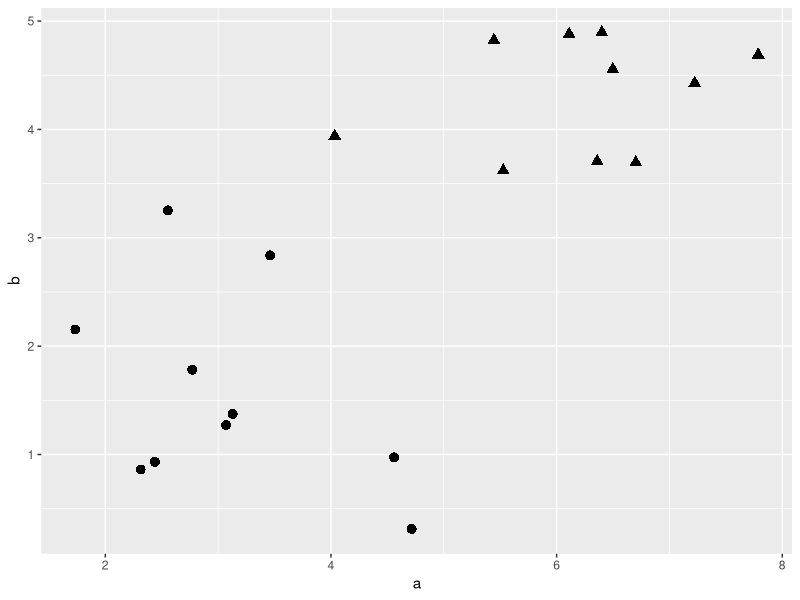
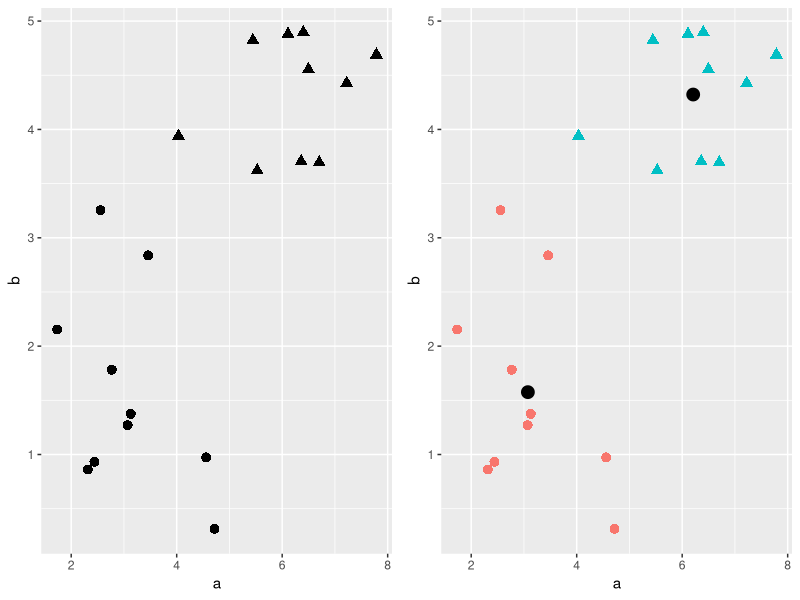
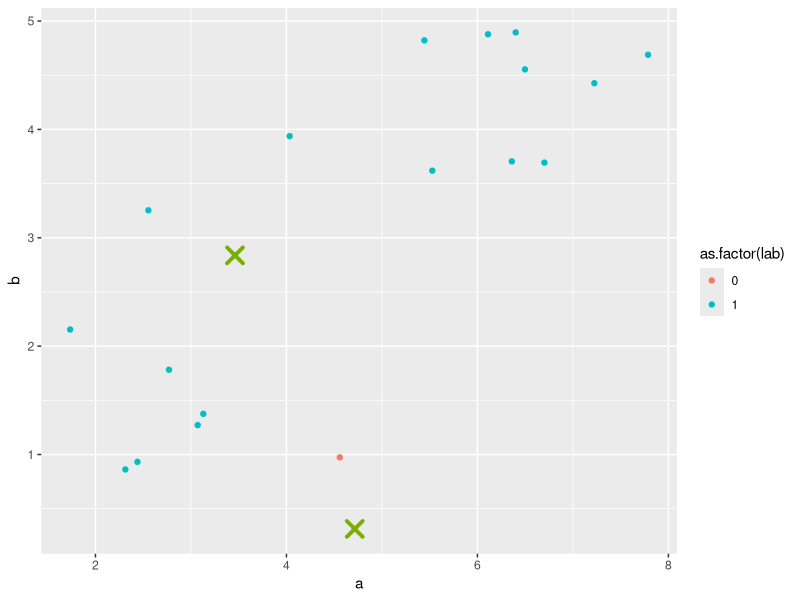

Source code (R) for these figures, in order: (Note: this script raises an error after producing the figures.)
## ---- chunk 1
knitr::opts_chunk$set(echo = FALSE, ffmpeg.format = "gif")
library(magrittr)
library(ggplot2)
library(gganimate)
set.seed(123)
## ---- chunk 2
# simulate data
a <- c(rnorm(10, 3), rnorm(10,6))
b <- c(rnorm(10, 2), rnorm(10,4))
l <- c(rep(0,10), rep(1,10))
mat <- cbind(a,b,l) %>% as.data.frame()
rm(a,b,l)

#unclustered plot
unClust <-
      ggplot(mat,aes(x = a, y = b))+
      geom_point(aes(shape = as.factor(l)), size = 3)+
      theme(legend.position='none')

unClust

## ---- chunk 3
#clustering (kmeans)
clust <- kmeans(mat[,1:2],2)
mat$lab <- clust$cluster

addClust <-
      ggplot(mat,aes(x = a, y = b, color = as.factor(lab)))+
      geom_point(aes(shape = as.factor(l)), size = 3)+
      geom_point(data = as.data.frame(clust$centers),
                 aes(x=a, y=b),
                 size = 4,
                 inherit.aes = FALSE)+
      theme(legend.position='none')

gridExtra::grid.arrange(unClust, addClust, ncol=2)

## ---- chunk 4
clustList <- list()
points = 6:7
cenList <- list(mat[points,1:2])
# this should be random = sample

for(i in 1:10){
      # base table
      clustList[[i]] <- mat[,1:2]
      
      # update centers
      if (i > 1) {
            clustList[[i]] <- rbind(clustList[[i]], centroids)
            points = 21:22
            cenList[[i]] <- centroids
      }
      
      # find the distances
      dist(clustList[[i]]) %>% 
            as.matrix -> distMat
      
      clustList[[i]]$iter <- i
      
      clustList[[i]]$lab <-
            (distMat[points[1],] - distMat[points[2],] > 0) %>%
            as.numeric()
      
      # remove centroids
      clustList[[i]] <- clustList[[i]][1:20,]
      
      # if no change of labels => break
      if(i > 1){
            if(sum(clustList[[i]]$lab == clustList[[i-1]]$lab) == 20){
                  break()            
            }
      }
      
      # calculate centroids
      centroids <- aggregate(. ~ lab, clustList[[i]], mean)[,c("a","b")]
}

# rbind all list content
clustData <- do.call(rbind.data.frame, clustList)
centData <- do.call(rbind.data.frame, cenList)
centData$iter <- rep(1:4, each = 2)

# plot first iteration
ggplot(clustList[[1]], aes(x= a, y = b, color = as.factor(lab)))+
      geom_point()+
      geom_point(data = cenList[[1]], shape = 4, size = 4, stroke = 2, color = "#7CAE00")

## ---- chunk 5
kMeanPlot <-
      ggplot(clustData, aes(x= a, y = b, color = as.factor(lab), frame = iter))+
      geom_point()+
      geom_point(data = centData, shape = 4, size = 4, stroke = 2, color = "#7CAE00")

gganimate(kMeanPlot)
## ---- chunk 6
ggplot(clustList[[length(clustList)]], aes(x= a, y = b, color = as.factor(lab)))+
      geom_point()+
      geom_point(data = cenList[[length(cenList)]],
                 shape = 4,
                 size = 4,
                 stroke = 2,
                 color = "#7CAE00")
## ---- chunk 7
# how many points to use?
rowsN <- 20

# distance matrix
dist(mat[1:rowsN, 1:2], diag = F) %>% 
      as.matrix() -> distMat

# largest distance to the diagonal = (item1,item1) combinations
diag(distMat) <- max(distMat) + 1

index <- order(distMat)

hclustList <- list()

for (i in 1:200) {
      hclustList[[i]] <- mat[1:rowsN,1:2]
      
      # import labels from previous iteration
      if(i == 1){
            hclustList[[i]]$lab <- 0
      } else {
            hclustList[[i]]$lab <- hclustList[[i-1]]$lab
      }
      
      # mark iteration
      hclustList[[i]]$iter <- i
      
      # which items are closest?
      rInd <- (index[2*i] %/% rowsN) + 1
      cInd <- index[2*i] %% rowsN
      
      # exception (if divisible, return max)
      if(cInd == 0){
            cInd <- rowsN
      }
      
      # find labels and relabel
      preClust <- hclustList[[i]][c(rInd,cInd),"lab"] %>% unique()
      

      if (max(preClust) == 0) {
            # no previous labels
            hclustList[[i]][c(rInd,cInd),"lab"] <- i
      } else {
            # merge labels
            hclustList[[i]][c(rInd,cInd),"lab"] <- max(preClust)
            preClust <- preClust[!preClust == 0]
            hclustList[[i]][hclustList[[i]]$lab %in% preClust,"lab"] <- 
                  max(preClust)
      }
      
      # all clustered?
      unLab <-
            hclustList[[i]]$lab %>% 
            unique() %>% 
            length()
      
      if(unLab == 1){
            break
      }
}

hclustData <- do.call(rbind.data.frame,hclustList)

ggplot(data = hclustList[[1]],
       aes(x = a, y = b, color = as.factor(lab), frame = iter))+
      geom_point(size = 4)+
      theme(legend.position='none')
## ---- chunk 8
hclustPlot <-
      ggplot(data = hclustData,
             aes(x = a, y = b, color = as.factor(lab), frame = iter))+
      geom_point(size = 3)+
      theme(legend.position='none')

gganimate(hclustPlot)
